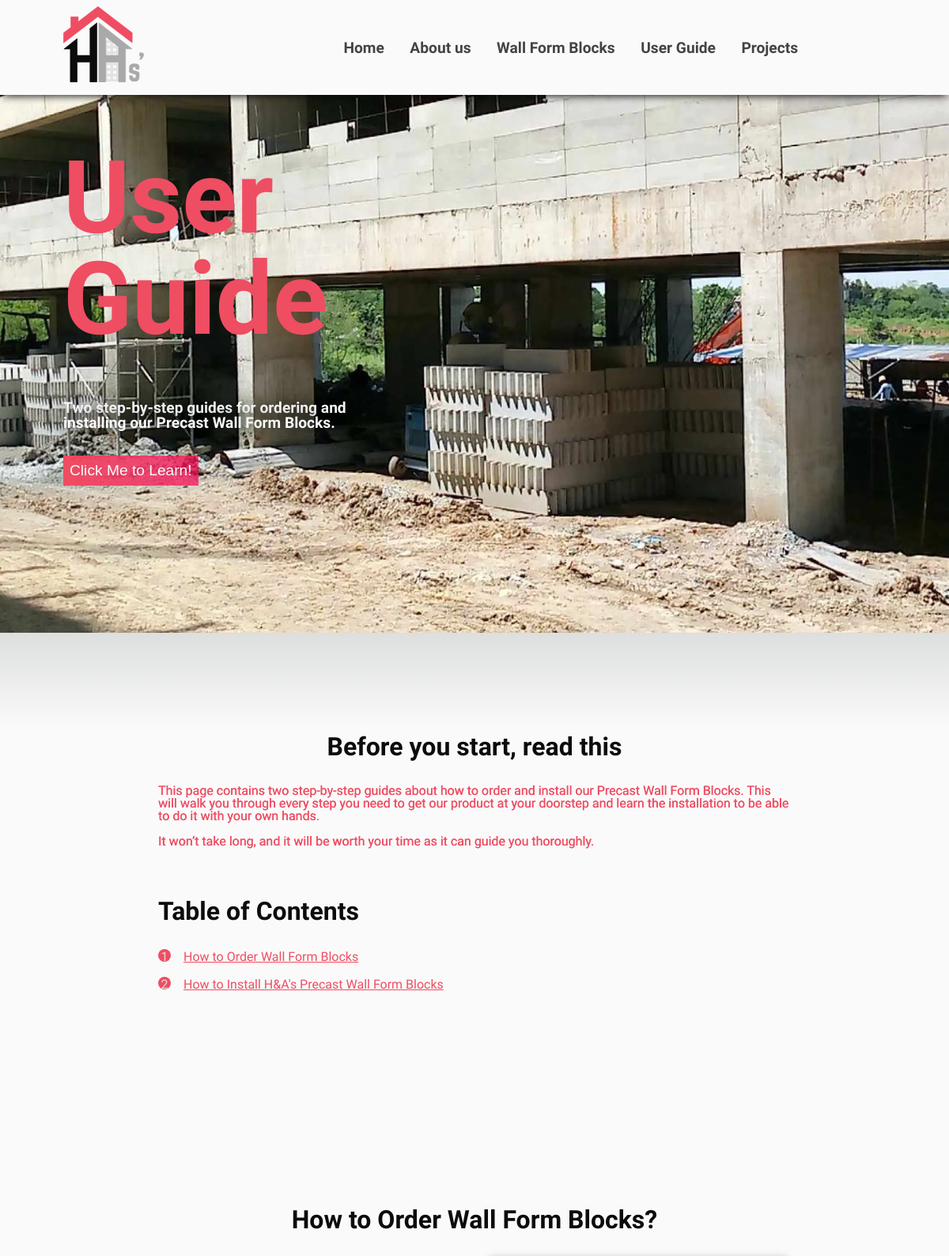
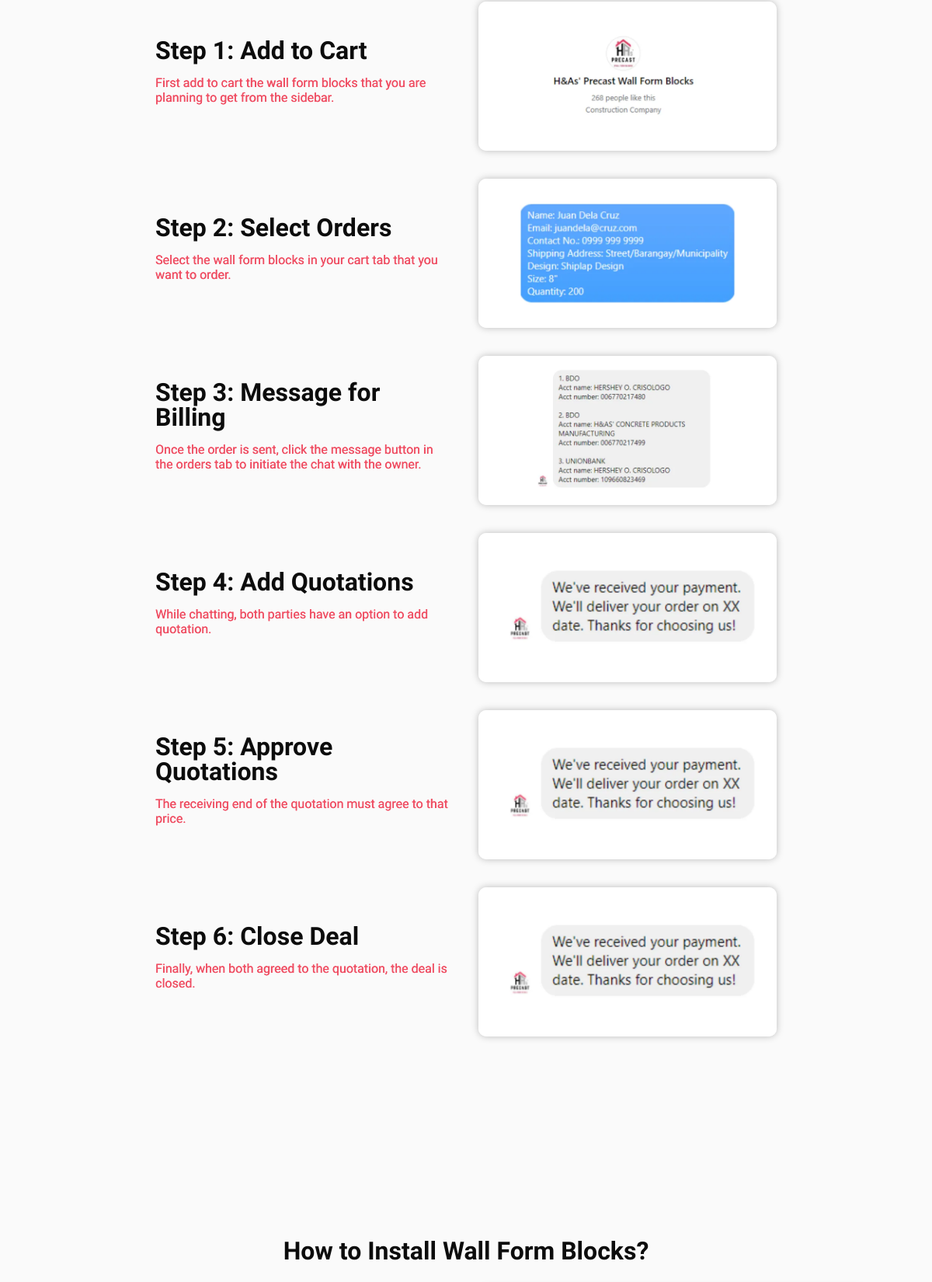
/admin/has-precast/view.user-guide.php (upper part), run on the app's committed database (2 pictures, top to bottom).
### tables this page shows
CREATE TABLE `content` (
  `id` INT UNSIGNED NOT NULL AUTO_INCREMENT PRIMARY KEY,
  `page` enum('HOME','ABOUT','PROJECTS','CONTACT','USERGUIDE','WFB') NOT NULL,
  `section` enum('HERO','ABOUT','MISSIONVISION','PROJECTS','WFB','CONTACT','CONTACTS','TABLECONTENT','CONTENT1','CONTENT2','PRECONTENT','WFB','DESIGNS','DIMENSIONS','STRENGTH') NOT NULL,
  `name` varchar(255) NOT NULL,
  `type` enum('TEXT','IMAGE','HERO','VIDEO') NOT NULL,
  `object` text DEFAULT NULL,
  `default` tinyint(1) DEFAULT NULL,
  `created_at` timestamp NOT NULL DEFAULT NOW() ON UPDATE NOW()
);

### src/admin/has-precast/classes/dbh.classes.php (called while the page is built)
<?php
class Dbh {
    protected function connect(){
        try{
            $db_username = "has_admin";
            $db_password = "wc8KTRfrJrTpe8";
            $dbh = new PDO('mysql:host=localhost;dbname=has_precast;', $db_username, $db_password);
            return $dbh;
        }
        catch(PDOException $e){
            print "Error!: " . $e->getMessage() . "<br>";
        }
    }
}

### src/admin/has-precast/classes/content-repo.classes.php (called while the page is built, shortened)
<?php
class ContentRepository extends Dbh{
    public function getHeroForPage($page){
        $query = $this->connect()->prepare("SELECT object FROM content WHERE PAGE = ? AND type = 'HERO' AND object IS NOT NULL AND `default` = 0;");
        if(!$query->execute(array($page))){
            $query = null;
            header("location: ../../content-management-hero.php?error=queryfailed");
            exit();
        }
        $result = $query->fetchAll(PDO::FETCH_ASSOC);
        return $result;
    }
    public function getSection($page, $section){
        $query = $this->connect()->prepare("SELECT * FROM content WHERE page =:page AND section =:section AND type = 'TEXT' AND `default` = 0;");
        $data = [":page" => $page, ":section" => $section];
        if(!$query->execute($data)){
            $query = null;
            if($page === "userGuide"){
                $page = "user-guide";
            }
            header("location: ../../content-management-{$page}.php?error=queryfailed");
            exit();
        }
        $result = $query->fetchAll(PDO::FETCH_ASSOC);
        return $result;
    }
    public function getImages($page){
        $query = $this->connect()->prepare("SELECT * FROM content WHERE page =:page AND type = 'IMAGE' AND `default` = 0;");
        $data = [":page" => $page];
        if(!$query->execute($data)){
            $query = null;
            if($page === "userGuide"){
                $page = "user-guide";
            }
            header("location: ../../content-management-{$page}.php?error=queryfailed");
            exit();
        }
        $result = $query->fetchAll(PDO::FETCH_ASSOC);
        return $result;
    }
}

### src/admin/has-precast/view.user-guide.php (the view, shortened to what this page needs)
<?php
  include("classes/dbh.classes.php");
  include("classes/content-repo.classes.php");
  $getContent = new ContentRepository;
  $page = 'userGuide';
  $heroImg = $getContent->getHeroForPage($page);
  $items = count($heroImg);
  $heroNumber = rand(0, ($items-= 1));
  $randHero = $heroImg[$heroNumber]['object'];
  $hero = $getContent->getSection($page, "hero");
  $pre = $getContent->getSection($page, "precontent");
  $table = $getContent->getSection($page, "tablecontent");
  $ct1 = $getContent->getSection($page, "content1");
  $ct2 = $getContent->getSection($page, "content2");
  $img = $getContent->getImages($page);
?>
<!DOCTYPE html>
<html lang="en">
<head>
  <?php require 'partials/head.php' ?>
  <link rel="stylesheet" href="styles/base/user-guide.css">
</head>
<body>
  <?php require 'partials/navigation.php' ?>
  <section class="users-guide-hero-section" style="background-image: url('images/hero/userGuide/<?php echo $randHero; ?>'); background-size: cover;
  background-repeat: no-repeat;
  background-position: center;">
    <div>
      <h1 class="hero"><?php echo $hero[0]['object']; ?></h1>
      <p class="hero-p"><?php echo $hero[1]['object']; ?></p>
      <a href="users-guide#pre-content"><button><?php echo $hero[2]['object']; ?></button></a>
    </div>
  </section>
  <section id="pre-content">
    <h1><?php echo $pre[0]['object']; ?></h1>
    <p><?php echo $pre[1]['object']; ?>
      <br><br>
      <?php echo $pre[2]['object']; ?>
    </p>
    <h1><?php echo $table[0]['object']; ?></h1>
    <ul>
      <li>
        <div>1</div><a href="user-guide#order-wfb"><?php echo $table[1]['object']; ?></a>
      </li>
      <li>
        <div>2</div><a href="user-guide#install-wfb"><?php echo $table[2]['object']; ?></a>
      </li>
    </ul>
  </section>
  <section id="order-wfb">
    <h1><?php echo $ct1[0]['object']; ?></h1>
    <div class="order-steps-wrapper">
      <div>
        <h1><?php echo $ct1[1]['object']; ?></h1>
        <p><?php echo $ct1[2]['object']; ?></p>
      </div>
      <div>
        <img src="images/user-guide/<?php echo $img[0]['object']; ?>" alt="Step1">
      </div>
      <div>
        <h1><?php echo $ct1[3]['object']; ?></h1>
        <p><?php echo $ct1[4]['object']; ?></p>
      </div>
      <div>
        <img src="images/user-guide/<?php echo $img[1]['object']; ?>" alt="Step2">
      </div>
      <div>
        <h1><?php echo $ct1[5]['object']; ?></h1>
        <p><?php echo $ct1[6]['object']; ?></p>
      </div>
      <div>
        <img src="images/user-guide/<?php echo $img[2]['object']; ?>" alt="Step3">
      </div>
      <div>
        <h1><?php echo $ct1[7]['object']; ?></h1>
        <p><?php echo $ct1[8]['object']; ?></p>
      </div>
      <div>
        <img src="images/user-guide/<?php echo $img[3]['object']; ?>" alt="Step4">
      </div>
      <div>
        <h1><?php echo $ct1[9]['object']; ?></h1>
        <p><?php echo $ct1[10]['object']; ?></p>
      </div>
      <div>
        <img src="images/user-guide/<?php echo $img[4]['object']; ?>" alt="Step5">
      </div>
      <div>
        <h1><?php echo $ct1[11]['object']; ?></h1>
        <p><?php echo $ct1[12]['object']; ?></p>
      </div>
      <div>
        <img src="images/user-guide/<?php echo $img[5]['object']; ?>" alt="Step6">
      </div>
    </div>
  </section>
  <section id="install-wfb">
    <h1><?php echo $ct2[0]['object']; ?></h1>
  </section>
</body>
</html>

### src/admin/has-precast/styles/global.css (style rules this page uses)
:root { --clr-primary: #FAFAFA; --clr-primary-shade: #DDDEDE; --clr-secondary: #0C0C0C; --clr-secondary-shade: #434343; --clr-accent: #EF4D62; --clr-accent-shade: #F80759; --clr-scheme: var(--clr-primary); --fs-default: 16px; --fs-heading: 8rem; --fs-title: 3rem; --fs-subtitle: 1.2rem; --ff-default: 'Inter Tight', sans-serif; }
html { font: var(--fs-default) var(--ff-default); }
svg, img { width: 100%; height: 100%; }
section { height: 100vh; padding-inline: 5em; padding-block: 8em; background: linear-gradient(var(--clr-primary), var(--clr-primary-shade)); position: relative; }

### src/admin/has-precast/styles/base/user-guide.css (style rules this page uses)
h1 { font: 700 calc(var(--fs-title) - 1rem) / 1em var(--ff-default); margin-bottom: 2rem; }
h1 { color: var(--clr-secondary); font-family: var(--ff-default); }
p { color: var(--clr-accent); font-family: var(--ff-default); text-shadow: 0.3px 0.3px 0 var(--clr-accent); }
a { color: var(--clr-accent); }
.users-guide-hero-section { display: grid; grid-template-columns: repeat(auto-fit, minmax(350px, 1fr)); align-content: center; background-repeat: no-repeat; background-position: center; }
.users-guide-hero-section h1 { width: 60%; }
.hero-p { width: 40%; color: #FAFAFA; }
.users-guide-hero-section>div:first-child { display: flex; flex-direction: column; justify-content: space-around; }
.hero { font: 800 var(--fs-heading)/1em var(--ff-default); margin-bottom: 2rem; background: linear-gradient(357deg, var(--clr-accent) 10.11%, rgba(239, 77, 98, 1) 84.99%, rgba(239, 77, 98, 1) 84.99%); background-clip: text; -webkit-background-clip: text; -webkit-text-fill-color: transparent; }
.users-guide-hero-section p { font: 700 var(--fs-subtitle)/1em var(--ff-default); color: var(--clr-primary); margin-block: 2rem; text-shadow: 0 0 20px black; }
.users-guide-hero-section button { font-size: var(--fs-subtitle); padding: 0.5rem; border: none; color: #FAFAFA; background: linear-gradient(90deg, #EF4D62 0%, rgba(248, 7, 89, 0.70) 100%); width: fit-content; transition: 0.15s; cursor: pointer; }
#pre-content { background: linear-gradient(180deg, var(--clr-primary-shade) 0%, var(--clr-primary) 20%); height: auto; }
#pre-content h1:first-of-type { text-align: center; }
#pre-content p:first-of-type { margin-inline: auto; font: var(--fs-default)/1em var(--ff-default); max-width: 50rem; }
#pre-content h1:last-of-type { margin-top: 4rem; max-width: 50rem; margin-inline: auto; }
#pre-content ul { list-style-type: none; max-width: 50rem; margin-inline: auto; }
#pre-content li>div { color: var(--clr-primary-shade); font-size: var(--fs-default); text-align: center; display: inline-block; height: var(--fs-default); width: var(--fs-default); background: var(--clr-accent); border-radius: 10000px; margin-right: 1rem; }
#pre-content li { margin-bottom: 1rem; }
#pre-content a { transition: 0.1s; }
#order-wfb { height: auto; background: var(--clr-primary); }
#order-wfb>h1:first-of-type { text-align: center; margin-bottom: 2rem; }
#order-wfb h1, #order-wfb p { margin-bottom: 1rem; }
.order-steps-wrapper { max-width: 50rem; margin-inline: auto; gap: 2rem; display: grid; align-items: center; grid-template-columns: repeat(auto-fit, minmax(275px, 1fr)); }
.order-steps-wrapper img { height: fit-content; border-radius: 10px; box-shadow: 0 0 10px 0 rgba(0, 0, 0, 0.25); }
#install-wfb { height: auto; background: linear-gradient(var(--clr-primary) 80%, var(--clr-primary-shade) 100%); }
#install-wfb>h1 { max-width: 50rem; margin-inline: auto; text-align: center; }

### data on the page
content: object "User Guide"
content: object "Two step-by-step guides for ordering and installing our Precast Wall Form Blocks."
content: object "Click Me to Learn!"
content: object "Before you start, read this"
content: object "This page contains two step-by-step guides about how to order and install our Precast Wall Form Blocks. This will walk you through every step you need to get our product at your doorstep and learn the installation to be able to do it with your own hands."
content: object "It won’t take long, and it will be worth your time as it can guide you thoroughly."
content: object "Table of Contents"
content: object "How to Order Wall Form Blocks"
content: object "How to Install H&A's Precast Wall Form Blocks"
content: object "How to Order Wall Form Blocks?"
content: object "Step 1: Add to Cart"
content: object "First add to cart the wall form blocks that you are planning to get from the sidebar."
content: object (placeholder picture)
content: object "Step 2: Select Orders"
content: object "Select the wall form blocks in your cart tab that you want to order."
content: object (placeholder picture)
content: object "Step 3: Message for Billing"
content: object "Once the order is sent, click the message button in the orders tab to initiate the chat with the owner."
content: object (placeholder picture)
content: object "Step 4: Add Quotations"
content: object "While chatting, both parties have an option to add quotation."
content: object (placeholder picture)
content: object "Step 5: Approve Quotations"
content: object "The receiving end of the quotation must agree to that price."
content: object (placeholder picture)
content: object "Step 6: Close Deal"
content: object "Finally, when both agreed to the quotation, the deal is closed."
content: object (placeholder picture)
content: object "How to Install Wall Form Blocks?"
